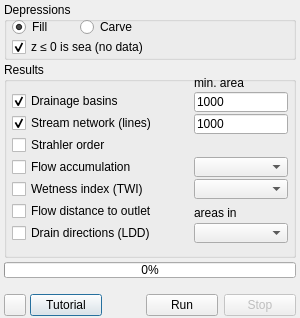
<?xml version="1.0" encoding="UTF-8"?>
<ui version="4.0">
 <class>HydrologyDialog</class>
 <widget class="QDialog" name="HydrologyDialog">
  <property name="geometry"><rect><x>0</x><y>0</y><width>300</width><height>318</height></rect></property>
  <property name="windowTitle"><string>Drainage analysis</string></property>
  <widget class="QGroupBox" name="gbDep">
   <property name="geometry"><rect><x>4</x><y>2</y><width>292</width><height>58</height></rect></property>
   <property name="title"><string>Depressions</string></property>
   <widget class="QRadioButton" name="radioFill">
    <property name="geometry"><rect><x>8</x><y>16</y><width>60</width><height>18</height></rect></property>
    <property name="text"><string>Fill</string></property>
    <property name="checked"><bool>true</bool></property>
    <property name="toolTip"><string>Raise every pit or closed hollow of the DEM to the level of its lowest rim, so that water can always flow on (Priority-Flood). Robust; filled hollows become flat areas, and flow on them is routed toward their spill point.</string></property>
   </widget>
   <widget class="QRadioButton" name="radioCarve">
    <property name="geometry"><rect><x>76</x><y>16</y><width>70</width><height>18</height></rect></property>
    <property name="text"><string>Carve</string></property>
    <property name="toolTip"><string>Keep each pit at its own elevation and lower a channel from it through its rim instead. Changes fewer cells; suited to DEMs where roads or embankments block valleys.</string></property>
   </widget>
   <widget class="QCheckBox" name="chkSea">
    <property name="geometry"><rect><x>8</x><y>36</y><width>200</width><height>18</height></rect></property>
    <property name="text"><string>z ≤ 0 is sea (no data)</string></property>
    <property name="checked"><bool>true</bool></property>
    <property name="toolTip"><string>Treat cells at or below zero as sea, so that rivers end at the coast. Untick for DEMs with land below sea level or with a different datum.</string></property>
   </widget>
  </widget>
  <widget class="QGroupBox" name="gbRes">
   <property name="geometry"><rect><x>4</x><y>62</y><width>292</width><height>196</height></rect></property>
   <property name="title"><string>Results</string></property>
   <widget class="QLabel" name="lblMinArea">
    <property name="geometry"><rect><x>190</x><y>14</y><width>94</width><height>14</height></rect></property>
    <property name="text"><string>min. area</string></property>
   </widget>
   <widget class="QCheckBox" name="chkBasins">
    <property name="geometry"><rect><x>8</x><y>30</y><width>176</width><height>18</height></rect></property>
    <property name="text"><string>Drainage basins</string></property>
    <property name="checked"><bool>true</bool></property>
    <property name="toolTip"><string>Label every cell with the basin (catchment) it drains to. Basins are numbered by decreasing size (1 = largest); those smaller than the minimum area are left out.</string></property>
   </widget>
   <widget class="QLineEdit" name="edBasinArea">
    <property name="geometry"><rect><x>190</x><y>30</y><width>94</width><height>20</height></rect></property>
    <property name="text"><string>1000</string></property>
    <property name="toolTip"><string>Smallest basin kept, in the unit chosen below.</string></property>
   </widget>
   <widget class="QCheckBox" name="chkStreams">
    <property name="geometry"><rect><x>8</x><y>52</y><width>176</width><height>18</height></rect></property>
    <property name="text"><string>Stream network (lines)</string></property>
    <property name="checked"><bool>true</bool></property>
    <property name="toolTip"><string>Rivers as lines on top of the display, one line per reach between confluences. A cell is on a river when the area draining through it is at least the minimum area.</string></property>
   </widget>
   <widget class="QLineEdit" name="edStreamArea">
    <property name="geometry"><rect><x>190</x><y>52</y><width>94</width><height>20</height></rect></property>
    <property name="text"><string>1000</string></property>
    <property name="toolTip"><string>Upstream area at which a river starts, in the unit chosen below. Also used by Strahler order.</string></property>
   </widget>
   <widget class="QCheckBox" name="chkOrder">
    <property name="geometry"><rect><x>8</x><y>74</y><width>176</width><height>18</height></rect></property>
    <property name="text"><string>Strahler order</string></property>
    <property name="toolTip"><string>Grid with the Strahler order of every river cell: 1 for headwater streams, increasing by one where two streams of the same order meet.</string></property>
   </widget>
   <widget class="QCheckBox" name="chkAcc">
    <property name="geometry"><rect><x>8</x><y>96</y><width>176</width><height>18</height></rect></property>
    <property name="text"><string>Flow accumulation</string></property>
    <property name="toolTip"><string>Upstream area draining through every cell, as log10 (km² for georeferenced DEMs, number of cells otherwise). D8 sends all water to the steepest neighbour (rivers). MFD and D∞ spread it over several neighbours: better on hillslopes, but they make rivers several cells wide.</string></property>
   </widget>
   <widget class="QComboBox" name="cbAccMethod">
    <property name="geometry"><rect><x>190</x><y>95</y><width>94</width><height>20</height></rect></property>
    <property name="toolTip"><string>D8: steepest neighbour. MFD: shared among all lower neighbours. D∞: split between the two neighbours bracketing the steepest direction.</string></property>
   </widget>
   <widget class="QCheckBox" name="chkTwi">
    <property name="geometry"><rect><x>8</x><y>118</y><width>176</width><height>18</height></rect></property>
    <property name="text"><string>Wetness index (TWI)</string></property>
    <property name="toolTip"><string>Topographic wetness index ln(a / tan β): high in valley bottoms and hollows that collect water (wet soils), low on crests and steep slopes. MFD is the usual method for it.</string></property>
   </widget>
   <widget class="QComboBox" name="cbTwiMethod">
    <property name="geometry"><rect><x>190</x><y>117</y><width>94</width><height>20</height></rect></property>
    <property name="toolTip"><string>Flow accumulation method used by the wetness index.</string></property>
   </widget>
   <widget class="QCheckBox" name="chkDist">
    <property name="geometry"><rect><x>8</x><y>140</y><width>176</width><height>18</height></rect></property>
    <property name="text"><string>Flow distance to outlet</string></property>
    <property name="toolTip"><string>Distance from every cell to its basin outlet, measured along the flow path (km for georeferenced DEMs).</string></property>
   </widget>
   <widget class="QCheckBox" name="chkLdd">
    <property name="geometry"><rect><x>8</x><y>162</y><width>176</width><height>18</height></rect></property>
    <property name="text"><string>Drain directions (LDD)</string></property>
    <property name="toolTip"><string>Flow direction of every cell in the PCRaster LDD code (numeric keypad: 8 north, 6 east, 2 south, 4 west, 5 outlet): the drainage map hydrological models such as LISFLOOD read.</string></property>
   </widget>
   <widget class="QComboBox" name="cbUnit">
    <property name="geometry"><rect><x>190</x><y>161</y><width>94</width><height>20</height></rect></property>
    <property name="toolTip"><string>Unit of the two minimum areas. km² needs a georeferenced DEM (geographic, or projected in metres).</string></property>
   </widget>
   <widget class="QLabel" name="lblUnit">
    <property name="geometry"><rect><x>190</x><y>144</y><width>94</width><height>14</height></rect></property>
    <property name="text"><string>areas in</string></property>
   </widget>
  </widget>
  <widget class="QProgressBar" name="progress">
   <property name="geometry"><rect><x>4</x><y>262</y><width>292</width><height>16</height></rect></property>
   <property name="value"><number>0</number></property>
  </widget>
  <widget class="QLabel" name="lblStage">
   <property name="geometry"><rect><x>4</x><y>279</y><width>292</width><height>14</height></rect></property>
   <property name="text"><string/></property>
  </widget>
  <widget class="QToolButton" name="tutorial">
   <property name="geometry"><rect><x>4</x><y>294</y><width>22</width><height>22</height></rect></property>
   <property name="toolTip"><string>Open the help page: every control of this dialog explained.</string></property>
   <property name="page" stdset="0"><string>83-drainage</string></property>
  </widget>
  <widget class="QPushButton" name="link_tutorial">
   <property name="geometry"><rect><x>30</x><y>294</y><width>72</width><height>22</height></rect></property>
   <property name="text"><string>Tutorial</string></property>
   <property name="toolTip"><string>Open the Drainage analysis tutorial: a worked example on central Portugal, step by step.</string></property>
   <property name="page" stdset="0"><string>83b-drainage-tutorial</string></property>
  </widget>
  <widget class="QPushButton" name="btnRun">
   <property name="geometry"><rect><x>146</x><y>294</y><width>72</width><height>22</height></rect></property>
   <property name="text"><string>Run</string></property>
   <property name="toolTip"><string>Compute the ticked results from the grid on display. They are added to this window as new layers.</string></property>
  </widget>
  <widget class="QPushButton" name="btnStop">
   <property name="geometry"><rect><x>224</x><y>294</y><width>72</width><height>22</height></rect></property>
   <property name="text"><string>Stop</string></property>
   <property name="enabled"><bool>false</bool></property>
   <property name="toolTip"><string>Stop the running computation. Nothing is added to the window.</string></property>
  </widget>
 </widget>
 <resources/>
 <connections/>
</ui>
